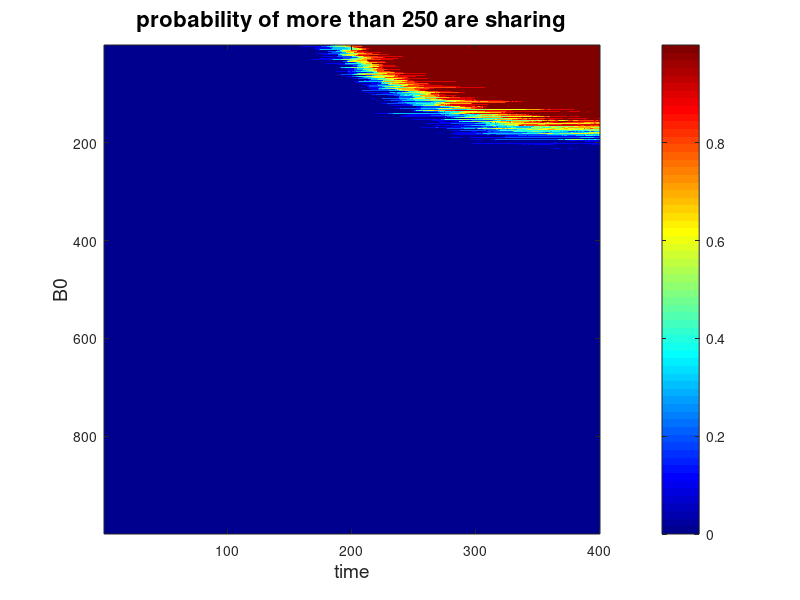

Source code (MATLAB):
load('p25.mat')
imagesc(p25)
colormap jet
hlx=xlabel('time','FontSize',14)
hlx=ylabel('B0','FontSize',14)
title('probability of more than 250 are sharing', 'FontSize', 16)
colorbar